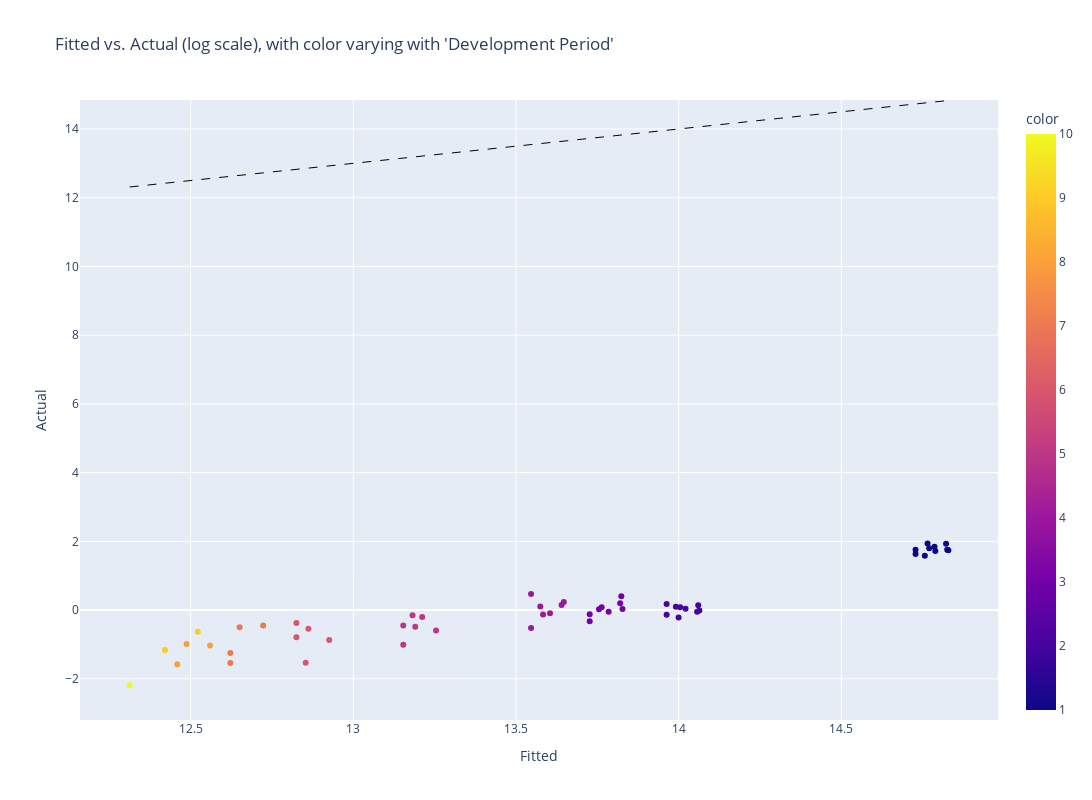

The notebook cell saved with this chart:
### Code cell
icrfs.FitPlot(color='dev', actual_scale=True)

### Figure 1 — Plotly figure (JSON) as saved in the notebook; plotly's stock layout.template omitted (floating-point values rounded to 4 significant figures; data arrays with more than 128 entries replaced by an {"elided": "..."} marker saying what was removed)
{"data": [{"customdata": {"elided": "55x5 float values"}, "hovertemplate": "Fitted=%{x}<br>Actual=%{y}<br>Accident Period=%{customdata[0]}<br>Development Period=%{customdata[1]}<br>Calendar Period=%{customdata[2]}<br>Hetero Adjustment=%{customdata[3]}<br>yhat=%{customdata[4]}<br>color=%{marker.color}<extra></extra>", "legendgroup": "", "marker": {"color": [1, 1, 1, 1, 1, 1, 1, 1, 1, 1, 2, 2, 2, 2, 2, 2, 2, 2, 2, 3, 3, 3, 3, 3, 3, 3, 3, 4, 4, 4, 4, 4, 4, 4, 5, 5, 5, 5, 5, 5, 6, 6, 6, 6, 6, 7, 7, 7, 7, 8, 8, 8, 9, 9, 10], "coloraxis": "coloraxis", "symbol": "circle"}, "mode": "markers", "name": "", "orientation": "v", "showlegend": false, "type": "scatter", "x": [14.73, 14.83, 14.76, 14.73, 14.76, 14.79, 14.82, 14.83, 14.77, 14.79, 13.96, 14.06, 13.99, 13.96, 14.0, 14.02, 14.06, 14.06, 14.0, 13.73, 13.83, 13.76, 13.73, 13.76, 13.78, 13.82, 13.82, 13.55, 13.65, 13.57, 13.55, 13.58, 13.6, 13.64, 13.15, 13.25, 13.18, 13.15, 13.19, 13.21, 12.83, 12.93, 12.85, 12.83, 12.86, 12.62, 12.72, 12.65, 12.62, 12.46, 12.56, 12.49, 12.42, 12.52, 12.31], "xaxis": "x", "y": [1.756, 1.742, 1.579, 1.636, 1.937, 1.842, 1.933, 1.76, 1.799, 1.722, -0.1319, -0.0115, 0.0946, 0.1802, -0.2176, 0.038, -0.0471, 0.1438, 0.0816, -0.3252, 0.0351, 0.0281, -0.1217, 0.0862, -0.0472, 0.1977, 0.4041, -0.524, 0.2357, 0.107, 0.4713, -0.1291, -0.0908, 0.145, -0.4495, -0.592, -0.1499, -1.009, -0.4864, -0.2021, -0.377, -0.8703, -1.533, -0.792, -0.5459, -1.536, -0.4487, -0.5014, -1.245, -1.574, -1.029, -0.9849, -1.163, -0.6323, -2.187], "yaxis": "y"}], "layout": {"coloraxis": {"colorbar": {"title": {"text": "color"}}, "colorscale": [[0, "#0d0887"], [0.1111, "#46039f"], [0.2222, "#7201a8"], [0.3333, "#9c179e"], [0.4444, "#bd3786"], [0.5556, "#d8576b"], [0.6667, "#ed7953"], [0.7778, "#fb9f3a"], [0.8889, "#fdca26"], [1, "#f0f921"]]}, "height": 800, "legend": {"tracegroupgap": 0}, "shapes": [{"line": {"color": "black", "dash": "dash", "width": 1}, "type": "line", "x0": 12.31, "x1": 14.83, "y0": 12.31, "y1": 14.83}], "title": {"text": "Fitted vs. Actual (log scale), with color varying with 'Development Period'"}, "width": 1200, "xaxis": {"anchor": "y", "domain": [0, 1], "title": {"text": "Fitted"}}, "yaxis": {"anchor": "x", "domain": [0, 1], "title": {"text": "Actual"}}}}
